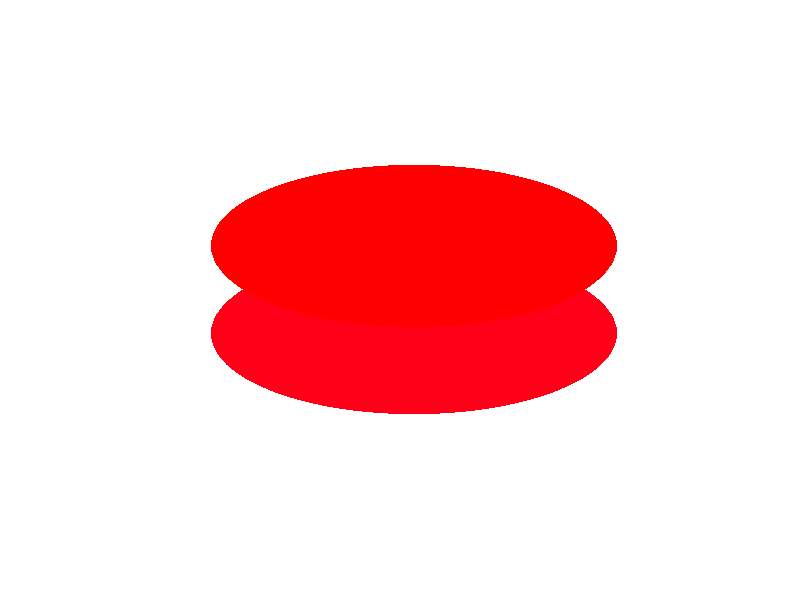

MATLAB code for this plot: (Note: this script raises an error after producing the figure.)
% Grid points
nx = 128;
ny = 128;

% Constants
p = 0.9;
c1 = 1;
n = 1;

% Spinor components
zetaP1 = zeros(nx, ny);
zeta0 = ones(nx, ny);
zetaM1 = zeros(nx, ny);

% discretize sphere surface
resolution = 100;
delta = pi/resolution;
theta = 0:delta:pi; % altitude
phi = 0:2*delta:2*pi; % azimuth
[phi,theta] = meshgrid(phi,theta);

% Spin-1 spherical harmonics
Y_1p1 = -0.5 * sqrt(3 / (2 * pi)) * exp(1i * phi).* sin(theta);
Y_1p0 = 0.5 * sqrt(3 / pi) * cos(theta);
Y_1m1 = 0.5 * sqrt(3 / (2 * pi)) * exp(-1i * phi).* sin(theta);

% Plot spherical harmonic
zsph = zetaP1(64, 64).* Y_1p1 ...
    + zeta0(64, 64).* Y_1p0 ...
    + zetaM1(64, 64).* Y_1m1;

scale = 1.0;
zsph = zsph * scale;
xx = abs(zsph).^2.*sin(theta).*cos(phi);
yy = abs(zsph).^2.*sin(theta).*sin(phi);
zz = abs(zsph).^2.*cos(theta);

h = surf(xx,yy,zz,angle(zsph));
set(h, 'LineStyle','none')
axis off;
colormap(hsv);
clim([-pi pi]);
camlight left
camlight right
lighting phong
daspect([1 1 1]);
view(-23, 30);

exportgraphics(gca, '../../../thesis_tikz/gfx/polar-spherical.pdf');

